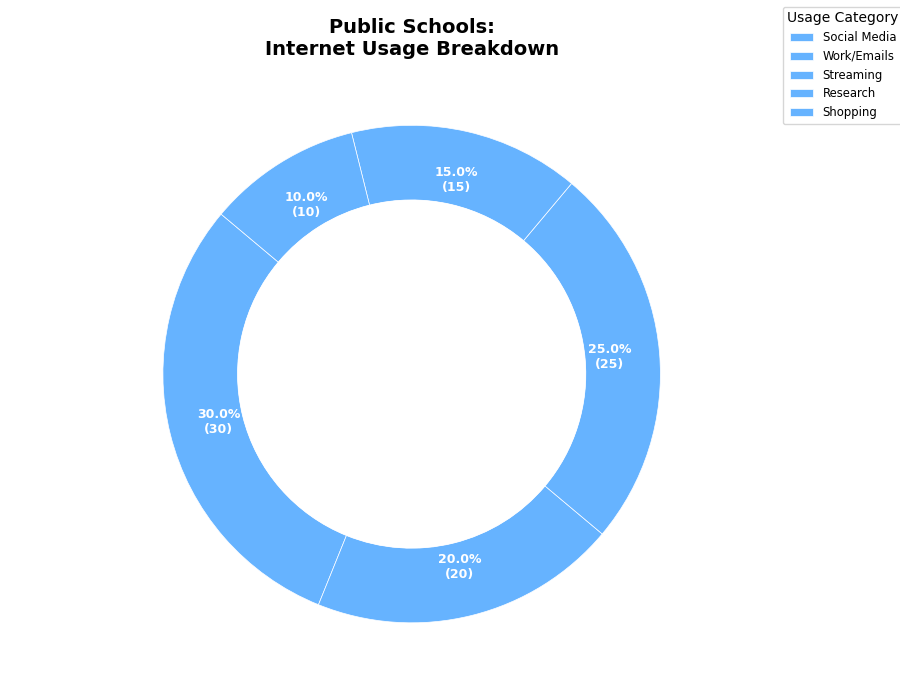

This chart was generated by the following Python code:
import matplotlib.pyplot as plt
import numpy as np

institutions = ['Universities', 'Tech Companies', 'Hospitals', 'Government Offices', 'Research Institutions', 'Public Schools']
categories = ['Social Media', 'Work/Emails', 'Streaming', 'Research', 'Shopping']

data_by_institution = {
    "Universities": [40, 20, 15, 20, 5],
    "Tech Companies": [10, 50, 10, 25, 5],
    "Hospitals": [5, 40, 5, 35, 15],
    "Government Offices": [5, 45, 5, 35, 10],
    "Research Institutions": [10, 15, 5, 60, 10],
    "Public Schools": [30, 20, 25, 15, 10]
}

# Define a consistent color for all institutions
single_color = ['#66b3ff']  # Choose one color

def make_autopct(values):
    def my_autopct(pct):
        total = sum(values)
        val = int(round(pct * total / 100.0))
        return '{:.1f}%\n({:d})'.format(pct, val)
    return my_autopct

def plot_pie_chart(data, institution, categories, color):
    fig, ax = plt.subplots(figsize=(9, 7), subplot_kw=dict(aspect="equal"))
    
    wedges, texts, autotexts = ax.pie(
        data,
        labels=categories,
        autopct=make_autopct(data),
        startangle=140,
        colors=color * len(categories),  # Apply the single color to all categories
        pctdistance=0.8,
        wedgeprops=dict(width=0.3, edgecolor='w', linewidth=0.5),
        textprops=dict(color='white', fontsize=9, fontweight='bold')
    )
    
    centre_circle = plt.Circle((0, 0), 0.70, fc='white')
    ax.add_artist(centre_circle)
    
    ax.set_title(f"{institution}:\nInternet Usage Breakdown", fontsize=14, fontweight='bold')
    ax.legend(wedges, categories, title="Usage Category", loc="upper right", bbox_to_anchor=(1.3, 1.1), fontsize='small')

    plt.tight_layout()
    plt.show()

for institution, data in data_by_institution.items():
    plot_pie_chart(data, institution, categories, single_color)
